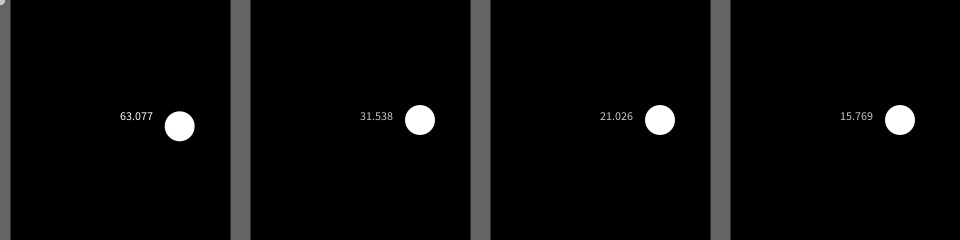
Frame 1 (no input)
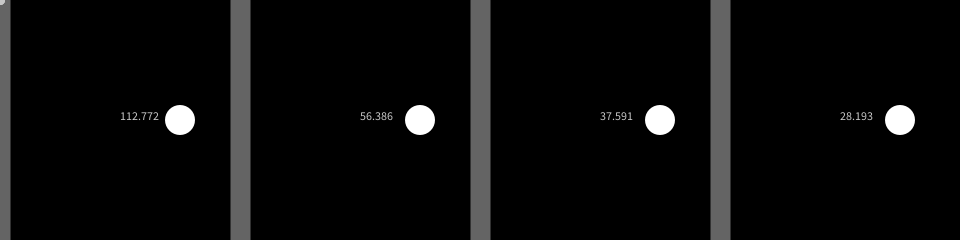
Frame 60 (the mouse pressed at the canvas centre just before this capture)
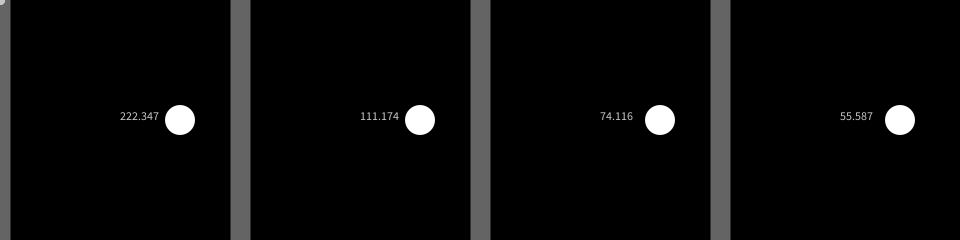
Frame 120 (the mouse held since frame 60 and released just before this capture)

The Processing sketch that drew these frames (run headless with seeded random() and noise(); from frame 60 on, the mouse is pressed at the canvas centre):

// Processing sketch: processing_159252
// ── processing_159252.pde

/**
 * Follow 1  
 * based on code from Keith Peters. 
 * 
 * A line segment is pushed and pulled by the cursor.
 */

int w = 240;
float hz = 1.0;
int N = 4;

float r = 60;
float[] A = new float[N];
PVector[] m = new PVector[N];


void setup() {

  frameRate(240);
  //size(w*N, w);
  size(960,240);

  noCursor();

  for(int j=0; j<N; j++){
    m[j] = new PVector(0,0);
  }

}


void draw() {
  background(0);
  

   float i = frameCount % 360*6*hz;
   float a = radians(i);


   for(int j=0; j<N; j++){
    
     if(frameCount % (j+1) == 0){
       A[j] = a;
       if(j*w < mouseX && mouseX < (j+1)*w) m[j].set(mouseX,mouseY);
     }

     strokeWeight(20.0);
     stroke(255, 100);
     float xb = j*w; 
     line(xb,0,xb,height);
  
     noStroke();
       
     resetMatrix();
     translate(j*w + w/2, w/2);
     text(nf(frameRate/(j+1),2,0),0,0);

     rotate(A[j]);
     translate(r,0);
     
     int s = 30;
     if(abs(mouseX - screenX(0, 0))<s/2 && abs(mouseY - screenY(0, 0))<s/2) fill(255,0,0);
     else fill(255);   
     ellipse(0, 0, s,s);
     
     resetMatrix();
     fill(200);
     ellipse(m[j].x, m[j].y, 10,10);
     
   }
    
}
